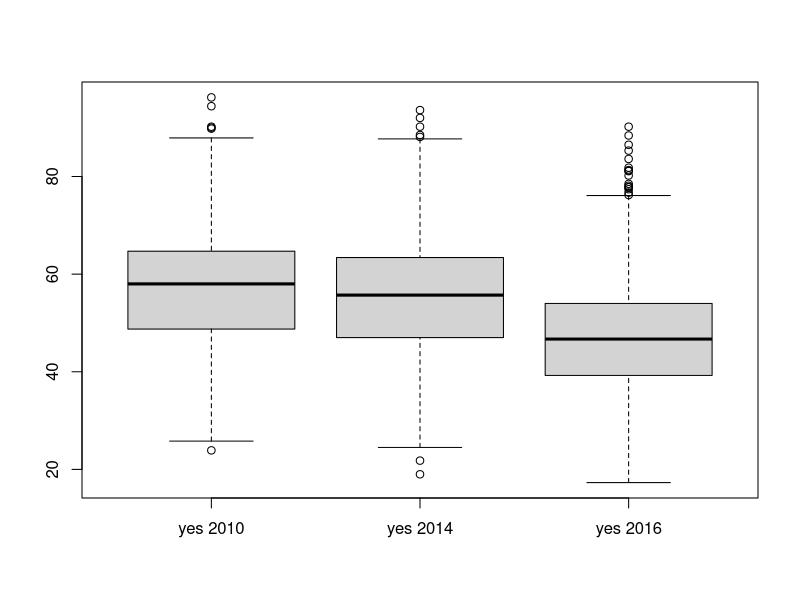

Generate this figure with R:
## setwd("/Users/rogerfischer/datamap/geoid/CH/municipality/2016/election")
## getwd()

i2016 <- read.csv("enforcement_initiative_ch_municipality_20160228.csv", header = TRUE, stringsAsFactors=FALSE, encoding = "UTF-8")
i2014 <- read.csv("../../2014/REAL_election_municipality_20140209.csv", header = TRUE, stringsAsFactors=FALSE, encoding = "UTF-8")
i2010 <- read.csv("../../2010/REAL_election_municipality_20101128.csv", header = TRUE, stringsAsFactors=FALSE, encoding = "UTF-8")

library(dplyr)
yes2016 <- select(i2016, id, municipality_name, yes_percentage)
yes2014 <- select(i2014, id, yes_percentage)
yes2010 <- select(i2010, id, yes_percentage)

m1 <- merge(yes2010, yes2014, by="id")
m2 <- merge(m1, yes2016, by="id")

m2$yes2010 <- m2$yes_percentage.x
m2$yes2014 <- m2$yes_percentage.y
m2$yes2016 <- m2$yes_percentage
m2 <- select(m2, id, municipality_name, yes2010, yes2014, yes2016)

boxplot(m2$yes2010, m2$yes2014, m2$yes2016, names=c("yes 2010", "yes 2014", "yes 2016"))

m2 <- mutate(m2,
       no_change2010_2014 = yes2010 - yes2014,
       no_change2014_2016 = yes2014 - yes2016,
       no_change2010_2016 = yes2010 - yes2016)

m2 <- na.omit(m2)

q5_95 <- quantile(m2$change2010_2016, c(.05, .95)) 
# 5%  95% 
#-0.4 18.1 

lessSVP <- filter(m2, no_change2010_2016 >= 18.1)
lessSVP <- lessSVP[order(-lessSVP$no_change2010_2016), ]
moreSVP <- filter(m2, no_change2010_2016 <= -0.4)
moreSVP <- moreSVP[order(moreSVP$no_change2010_2016), ]

write.table(m2, "comparison_2010_2014_2016.csv", sep="," , col.names=TRUE, row.names=FALSE)







